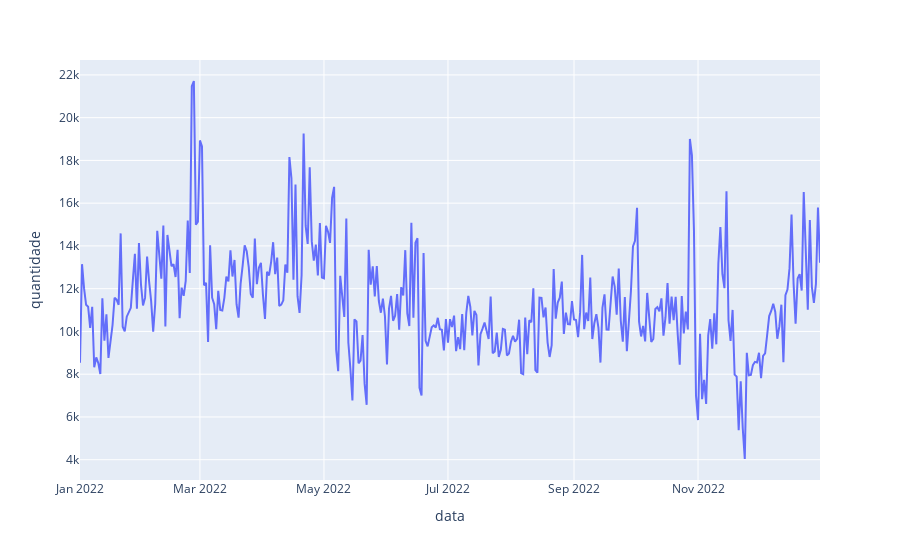

This figure's notebook cell:
### Code cell
# Gráfico de linhas

px.line(
    multas_dia,
    x = 'data',
    y = 'quantidade'
)

### Figure 1 — Plotly figure (JSON) as saved in the notebook; plotly's stock layout.template omitted (floating-point values rounded to 4 significant figures; data arrays with more than 128 entries replaced by an {"elided": "..."} marker saying what was removed)
{"data": [{"hovertemplate": "data=%{x}<br>quantidade=%{y}<extra></extra>", "legendgroup": "", "line": {"color": "#636efa", "dash": "solid"}, "marker": {"symbol": "circle"}, "mode": "lines", "name": "", "orientation": "v", "showlegend": false, "type": "scatter", "x": {"elided": "365 str values"}, "xaxis": "x", "y": {"elided": "365 int values"}, "yaxis": "y"}], "layout": {"legend": {"tracegroupgap": 0}, "margin": {"t": 60}, "xaxis": {"anchor": "y", "domain": [0, 1], "title": {"text": "data"}}, "yaxis": {"anchor": "x", "domain": [0, 1], "title": {"text": "quantidade"}}}}
